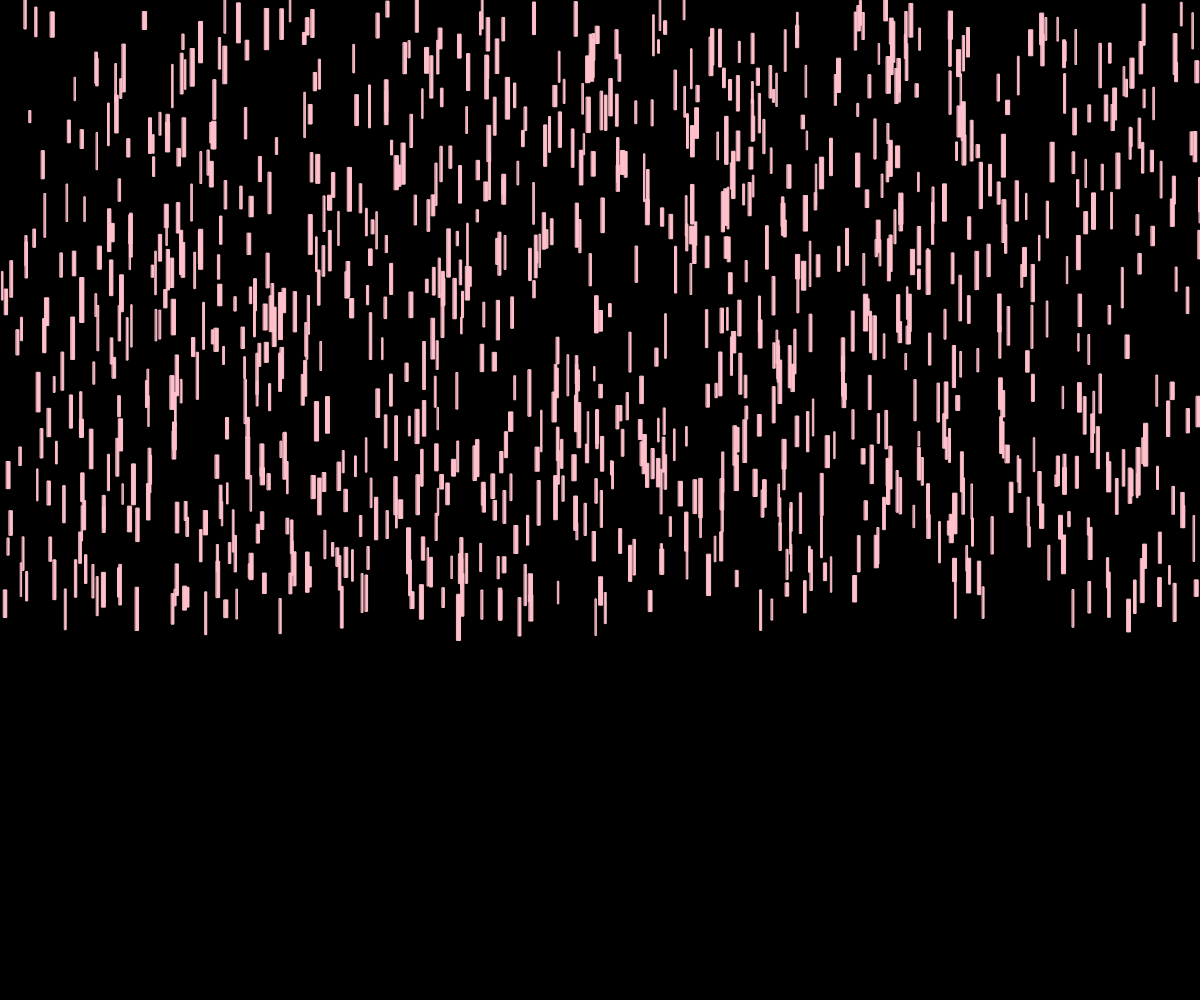
Frame 1 (no input)
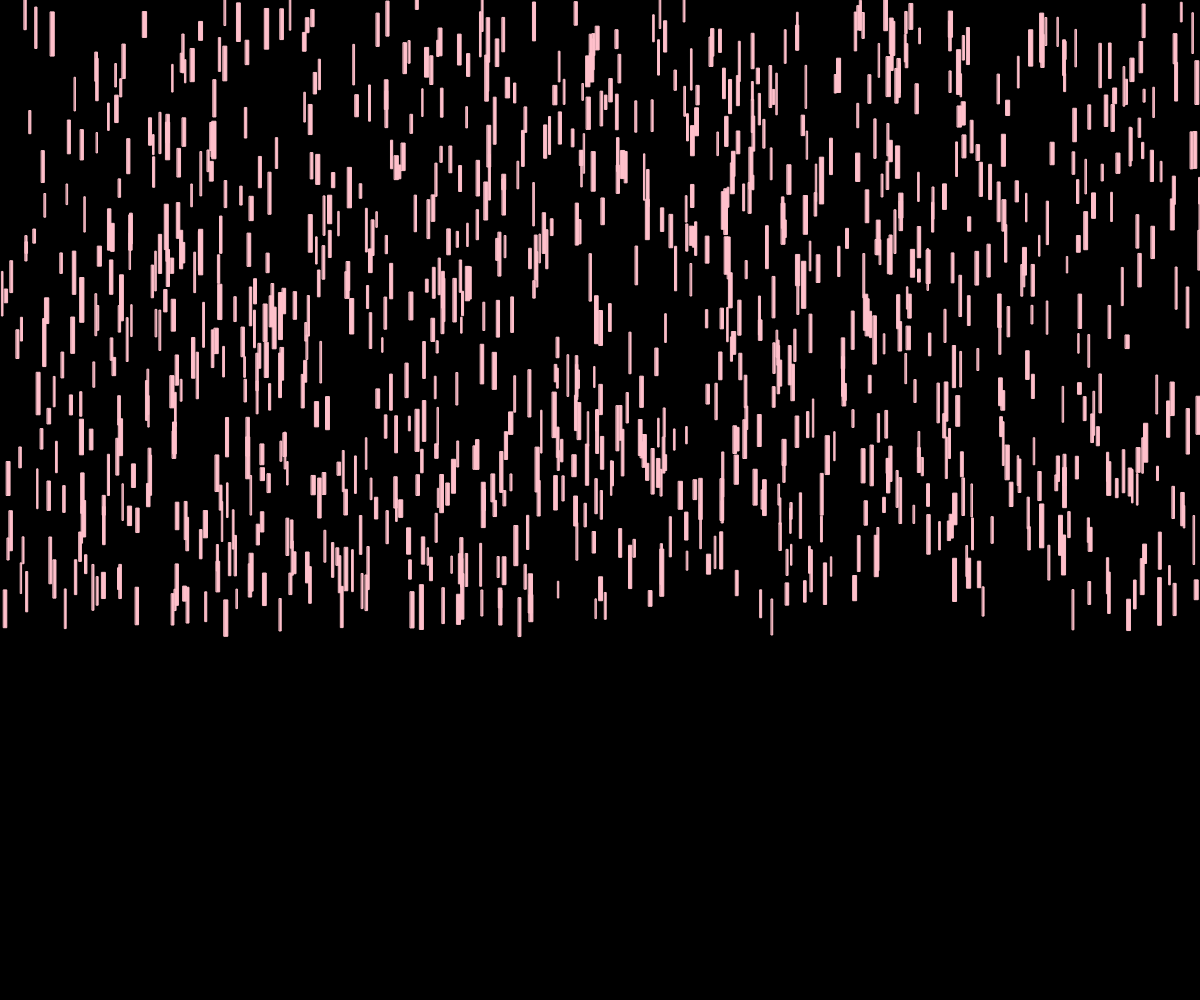
Frame 60 (no input)
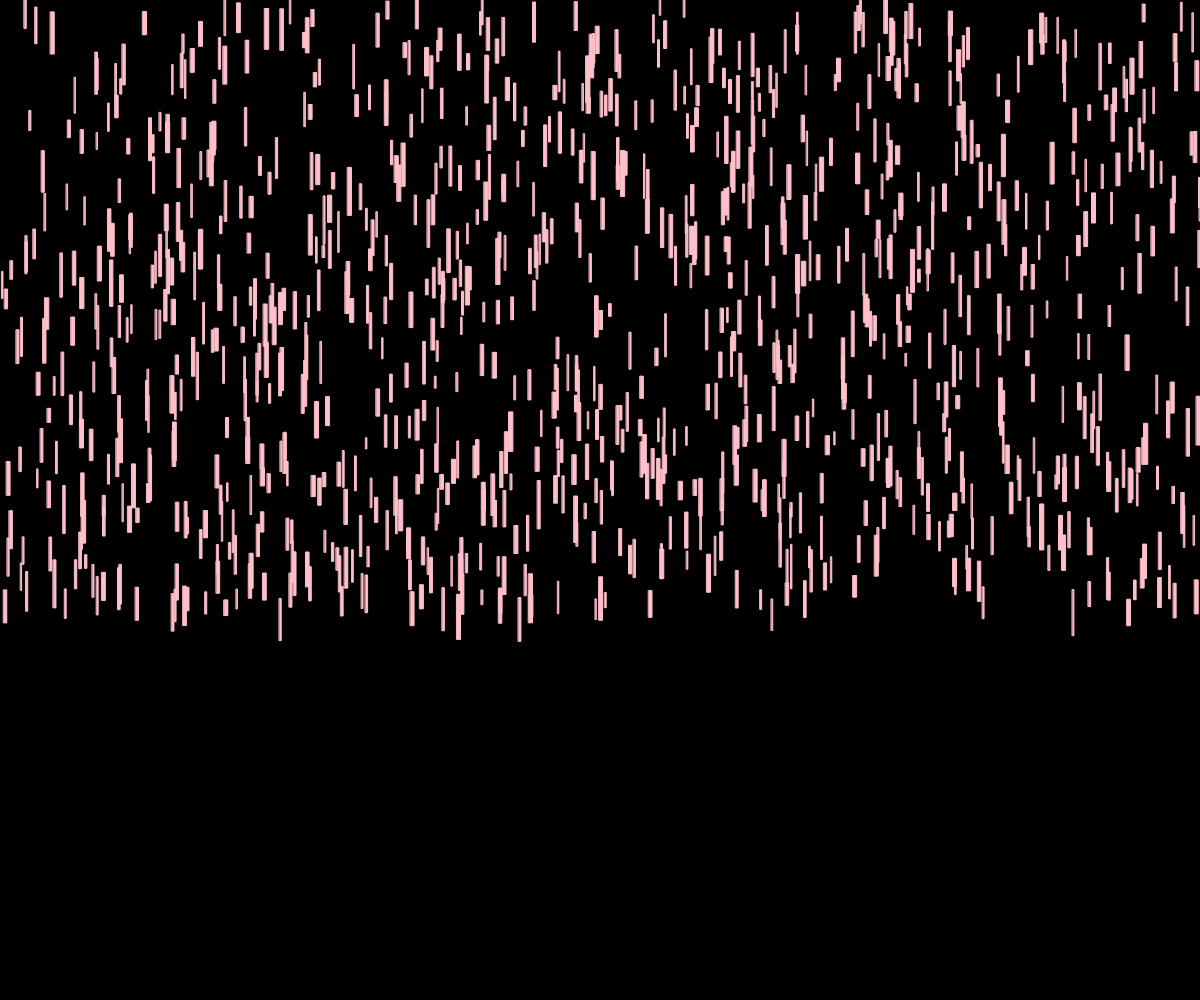
Frame 120 (the mouse pressed at the canvas centre since frame 60)

The p5.js sketch that drew these frames (run headless with seeded random() and noise() and a simulated clock; from frame 60 on, the mouse is pressed at the canvas centre):

// p5.js sketch
// ── sketch.js

var raindrops = [];

function setup() {
  createCanvas(window.innerWidth,window.innerHeight);

  raindrops1 = new Raindrops();
  //raindrops2 = new Raindrops();
 for(var i = 0 ; i<1000;i++){
   raindrops.push(new Raindrops())

 }
}

function draw() {
  background("black"); 
  raindrops1.draw();
  //raindrops2.draw();
  for(var i = 0; i<1000;i++){
    raindrops[i].draw();
    raindrops[i].velocityY++
  }
}

// ── raindrops.js
class Raindrops{
    constructor(x,y){
   
    this.width = random(1,4);
    this.height = random(1,15);
    this.x = random(0,window.innerWidth);
    this.y = random(-10,600);
    this.velocityY  = random(1,8);
  }

  draw(){
    stroke("pink");
    fill("pink");
      
    var size = random(10,35);
      
 rect(this.x,this.y,this.width,this.height+size);
  }
}
